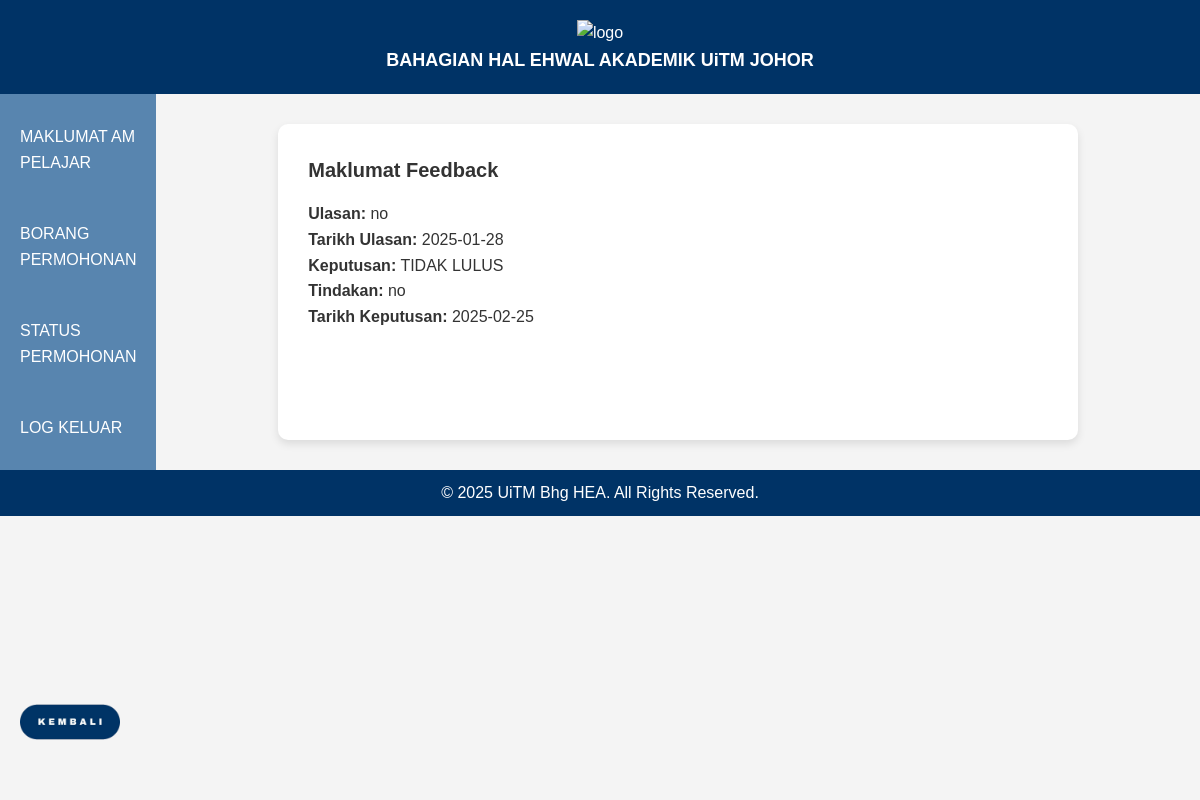
The page /user_view.php on the database its author committed.
### tables this page shows
CREATE TABLE `keputusan` (
  `keputusan_id` int(11) NOT NULL,
  `ulasan` text NOT NULL,
  `tandatangan_cop` int(11) NOT NULL,
  `tarikh_ulasan` date NOT NULL,
  `status_keputusan` enum('LULUS','TIDAK LULUS','','') NOT NULL,
  `tindakan` text NOT NULL,
  `tarikh_keputusan` date NOT NULL,
  `pengecualian_id` int(11) NOT NULL
);

### user_view.php (the view, shortened to what this page needs)
<!DOCTYPE html>
<html lang="en">
<head>
    <link rel="stylesheet" href="styles.css">
</head>
<body>
    <header>
        <div class="imgcontainer">
            <img src="https://i.pinimg.com/originals/36/0d/2f/360d2f200c27a814a041ec2652e74601.png" alt="logo" width="150" height="150">
        </div>
        <p>BAHAGIAN HAL EHWAL AKADEMIK UiTM JOHOR</p>
    </header>
    <section>
        <nav>
            <ul>
                <li><a href="borang.php">MAKLUMAT AM PELAJAR</a></li> <br>
                <li><a href="permohonan.php">BORANG PERMOHONAN</a></li> <br>
                <li><a href="user_view.php">STATUS PERMOHONAN</a></li> <br>
                <li><a href="logout.php">LOG KELUAR</a></li>
            </ul>
        </nav>
        <main>
            <h3>Maklumat Feedback</h3>
            <div class="feedback">
                <?php
                $host = "localhost";
                $user = "root";
                $pass = "";
                $borangdb = "borangdb";
                $conn = new mysqli($host, $user, $pass, $borangdb);
                $sql = "SELECT * FROM keputusan ORDER BY keputusan_id DESC LIMIT 1";
                $result = $conn->query($sql);
                if ($result->num_rows > 0) {
                    $row = $result->fetch_assoc();
                    echo "<p><strong>Ulasan:</strong> " . htmlspecialchars($row['ulasan']) . "</p>";
                    echo "<p><strong>Tarikh Ulasan:</strong> " . htmlspecialchars($row['tarikh_ulasan']) . "</p>";
                    echo "<p><strong>Keputusan:</strong> " . htmlspecialchars($row['status_keputusan']) . "</p>";
                    echo "<p><strong>Tindakan:</strong> " . htmlspecialchars($row['tindakan']) . "</p>";
                    echo "<p><strong>Tarikh Keputusan:</strong> " . htmlspecialchars($row['tarikh_keputusan']) . "</p>";
                } else {
                    echo "<p>Tiada data untuk dipaparkan.</p>";
                }
                ?>
            </div>
        </main>
        <div style="position: fixed; bottom: 20px; left: 20px;">
    <a href="permohonan.php">
        <img src="kembali.png" alt="seterusnya" style="width:100px; height:100px;">
    </a>
</div>
    </section>
    <footer>
        <p>&copy; 2025 UiTM Bhg HEA. All Rights Reserved.</p>
    </footer>
</body>
</html>

### styles.css (style rules this page uses)
* { margin: 0; padding: 0; box-sizing: border-box; }
body { font-family: Arial, sans-serif; background-color: #f4f4f4; color: #333; line-height: 1.6; display: flex; flex-direction: column; min-height: 100vh; }
header { background-color: #003366; color: #fff; padding: 20px 0; text-align: center; }
header p { font-size: 18px; font-weight: bold; }
section { display: -webkit-flex; display: flex; }
nav { -webkit-flex: 1; -ms-flex: 1; flex: 0; background: #5885AF; padding: 20px; width: 25%; }
nav ul { list-style-type: none; padding: 0; }
nav ul li a { color: white; text-decoration: none; font-size: 16px; display: block; padding: 10px 0; }
main { flex: 1; width: 80%; max-width: 800px; margin: 30px auto; background-color: #fff; padding: 30px; border-radius: 10px; box-shadow: 0 4px 8px rgba(0, 0, 0, 0.1); }
h3 { font-size: 20px; margin-bottom: 15px; }
footer { text-align: center; background-color: #003366; color: #fff; padding: 10px; width: 100%; position: relative; bottom: 0; }

### rows shown on the page
keputusan: ulasan "no", tarikh_ulasan "2025-01-28", status_keputusan "TIDAK LULUS", tindakan "no", tarikh_keputusan "2025-02-25"
